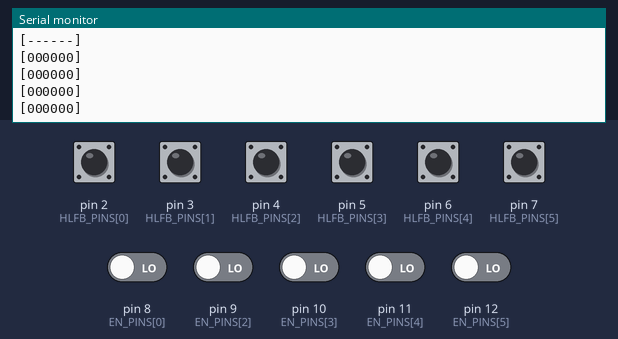
Recording of a sketch running on a simulated Arduino Uno, built with avr-gcc and run on an emulated ATmega328P. Shown: the last lines printed to the serial monitor. Inputs (shaded band) come from the test bench; at power-on: pin 2 (HLFB_PINS[0]), pin 3 (HLFB_PINS[1]), pin 4 (HLFB_PINS[2]), pin 5 (HLFB_PINS[3]), pin 6 (HLFB_PINS[4]), pin 7 (HLFB_PINS[5]) HIGH, pin 8 (EN_PINS[0]), pin 9 (EN_PINS[2]), pin 10 (EN_PINS[3]), pin 11 (EN_PINS[4]), pin 12 (EN_PINS[5]) LOW.

Above: at 1.2 s.
1.3 s: pin 8 (EN_PINS[0]) driven HIGH
At 2.3 s:
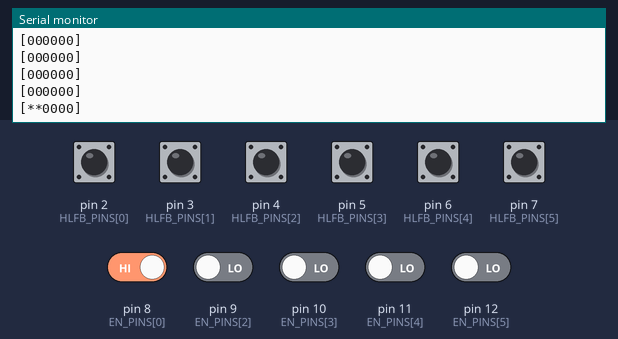
4.3 s: pin 2 (HLFB_PINS[0]) pulled LOW for 0.15 s
At 4.46 s:
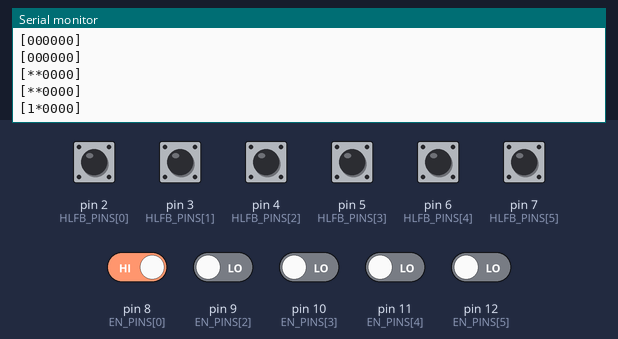
6.2 s: pin 9 (EN_PINS[2]) driven HIGH
At 7.6 s:
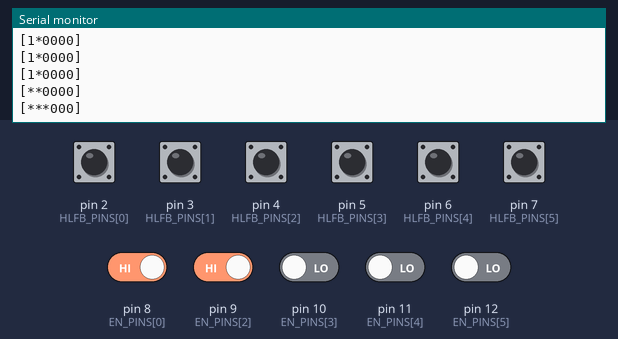
9.2 s: pin 10 (EN_PINS[3]) driven HIGH
At 10.0 s:
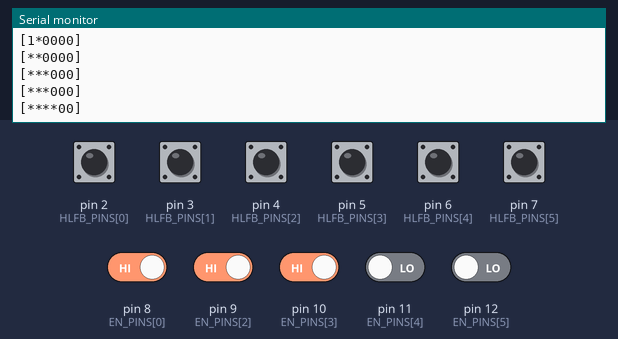
12.2 s: pin 11 (EN_PINS[4]) driven HIGH
At 13.6 s:
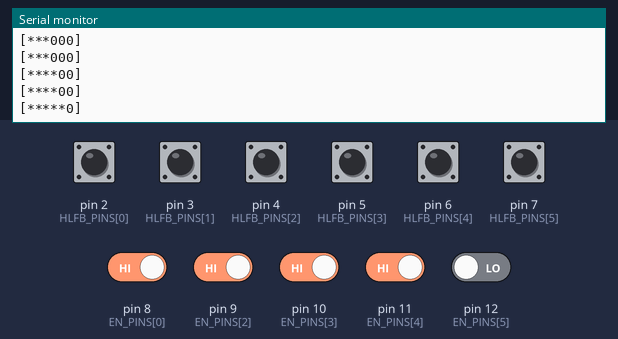
15.2 s: pin 12 (EN_PINS[5]) driven HIGH
At 16.0 s:
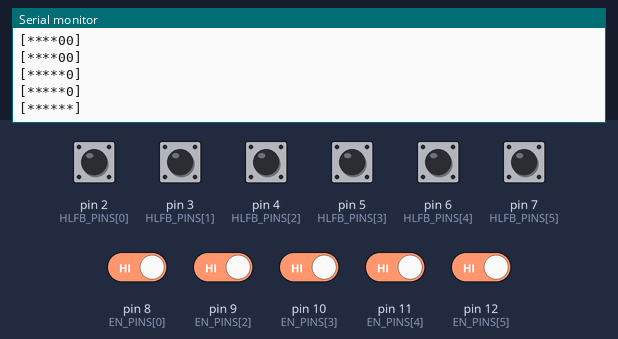

The sketch:

G3P_MotorMonitor.ino
```cpp
#include "G3P_MotorMonitor.h"

const int HLFB_THRESH = 4; //the level at which motor is considered errored (to 'debounce'), by side-effect controls the number of 'change' updates occuring.

//HLFB and EN pins, in order [X, XP, Y, Z, A, S] which is the order chilipeppr expects it.
//NOTICE: X and XP share an EN pin, but not a HLFB pin
const int HLFB_PINS[] = {2,3,4,5,6,7};
const int EN_PINS[] = {8,8,9,10,11,12};
const int MOTOR_COUNT = sizeof(HLFB_PINS)/sizeof(int);

//'enum' for motor status
const int MOT_ENABLED = 1;
const int MOT_DISABLED = 0;
const int MOT_ERROR = -1;

const int MIN_UPDATE_INTERVAL = 2500; //if this time (milliseconds) or more passed since the last update, send another
const int SAMPLING_INTERVAL = 100; //sample the motor status every N milliseconds. (recommended 50-200)

unsigned long lastUpdateTime;

MotorStatus motors[MOTOR_COUNT];

void setup() {
  // put your setup code here, to run once:
  for (int i = 0; i<MOTOR_COUNT; i++) {
    pinMode(HLFB_PINS[i], INPUT_PULLUP);
    pinMode(EN_PINS[i],INPUT);
  }

  initializeMotorsStruct();

  lastUpdateTime = millis();
  Serial.begin(115200);
  Serial.println("MotorMon Start");
  Serial.println("[------]");

}

void initializeMotorsStruct() {
  for (int i = 0; i<MOTOR_COUNT; i++) {
    motors[i].en = true;
    motors[i].hlfb = 0;
  }
}

/**
 * take care of HLFB value, return true iff value changed;
 */
bool _updateHLFB(MotorStatus* ms, bool pinState) {

  //if HLFB is HIGH (meaning pull-up is able to pull, meaning motor 'broke' HLFB path)
  //then increment HLFB upto HLFB_MAX; otherwise make sure HLFB is at 0.
  if (HIGH==pinState) {
    if (ms->hlfb < HLFB_THRESH) {
      ms->hlfb++;
      return true;
    } else {
      return false;
    }
  } else {
    if (0==ms->hlfb) {
      return false;
    } else {
      ms->hlfb = 0;
      return true;
    }
  }

}

/**
 * take care of EN value, return true iff value changed;
 */
bool _updateEnStatus(MotorStatus* ms, bool pinState) {
  if (ms->en==pinState) {
    return false;
  } else {
    ms->en=pinState;
    return true;
  }
}

bool updateMotorStatus(MotorStatus* ms, bool enPinState, bool hlfbPinState) {
  bool changed = _updateEnStatus(ms, enPinState);
  changed |= _updateHLFB(ms, hlfbPinState);

  return changed;
}

/**
 * Update motor struct. Return true iff something changed.
 */
bool updateAllMotorsStatus() {
  bool changeOccured = false;

  for (int i = 0; i<MOTOR_COUNT; i++) {
    changeOccured |= updateMotorStatus(&motors[i], digitalRead(EN_PINS[i]), digitalRead(HLFB_PINS[i]));
  }

  return changeOccured;
}

int getMotorState(MotorStatus ms) {
  return (LOW==ms.en) ? MOT_DISABLED : ( (HLFB_THRESH <= ms.hlfb) ? MOT_ERROR : MOT_ENABLED );
}


String motorStatusStr(MotorStatus ms) {
 String enStr = (1==ms.en) ? "E":"D";
 return "[ "+enStr+"|"+ms.hlfb+"|"+motorStatusShortStr(ms)+"]";

}

String motorStatusShortStr(MotorStatus ms) {
  switch (getMotorState(ms)) {
    case MOT_ENABLED:
        return "1";
      break;
    case MOT_DISABLED:
        return "0";
      break;
    case MOT_ERROR:
        return "*";
      break;
  }
}

//for debugging
String motorsStatusStr() {
  return "X: "+motorStatusStr(motors[0])
  + " XP: "+motorStatusStr(motors[1])
  + " Y: "+motorStatusStr(motors[2])
  + " Z: "+motorStatusStr(motors[3])
  + " A: "+motorStatusStr(motors[4])
  + " S: "+motorStatusStr(motors[5])+"\n";
}

//for 'production' to communicate w/ Chilipeppr
String motorStatusShortStr() {
  String result = "[";
  for (int i=0; i<MOTOR_COUNT; i++) {
    result+=motorStatusShortStr(motors[i]);
  }
  result = result + "]";

/*
  result = result + "{";
  for (int i=0; i<MOTOR_COUNT; i++) {
     result+=" ";
     result = result +motors[i].hlfb;
     result+=" ";
  }
  result = result + "}";
*/

  return result+"\n";
}

void sendUpdate() {
  lastUpdateTime = millis();

 // String str = motorsStatusStr(); //debug
  String str = motorStatusShortStr(); //production

  Serial.print(str);
//  Serial.println(millis()); //for debug
}

void loop() {
  if (updateAllMotorsStatus() || ((millis()-lastUpdateTime) >= MIN_UPDATE_INTERVAL)) {
    sendUpdate();
  }

  delay(SAMPLING_INTERVAL);
}
```

G3P_MotorMonitor.h
```cpp
typedef struct {
  bool en;
  int hlfb;
} MotorStatus;
```

Measured:
- after the input at 1.3 s, the serial monitor: prints a new line at once (image 1)
- after the input at 4.3 s, the serial monitor: prints a new line at once (image 2)
- after the input at 6.2 s, the serial monitor: prints a new line at once (image 3)
- after the input at 9.2 s, the serial monitor: prints a new line at once (image 4)
- after the input at 12.2 s, the serial monitor: prints a new line at once (image 5)
- after the input at 15.2 s, the serial monitor: prints a new line at once (image 6)
